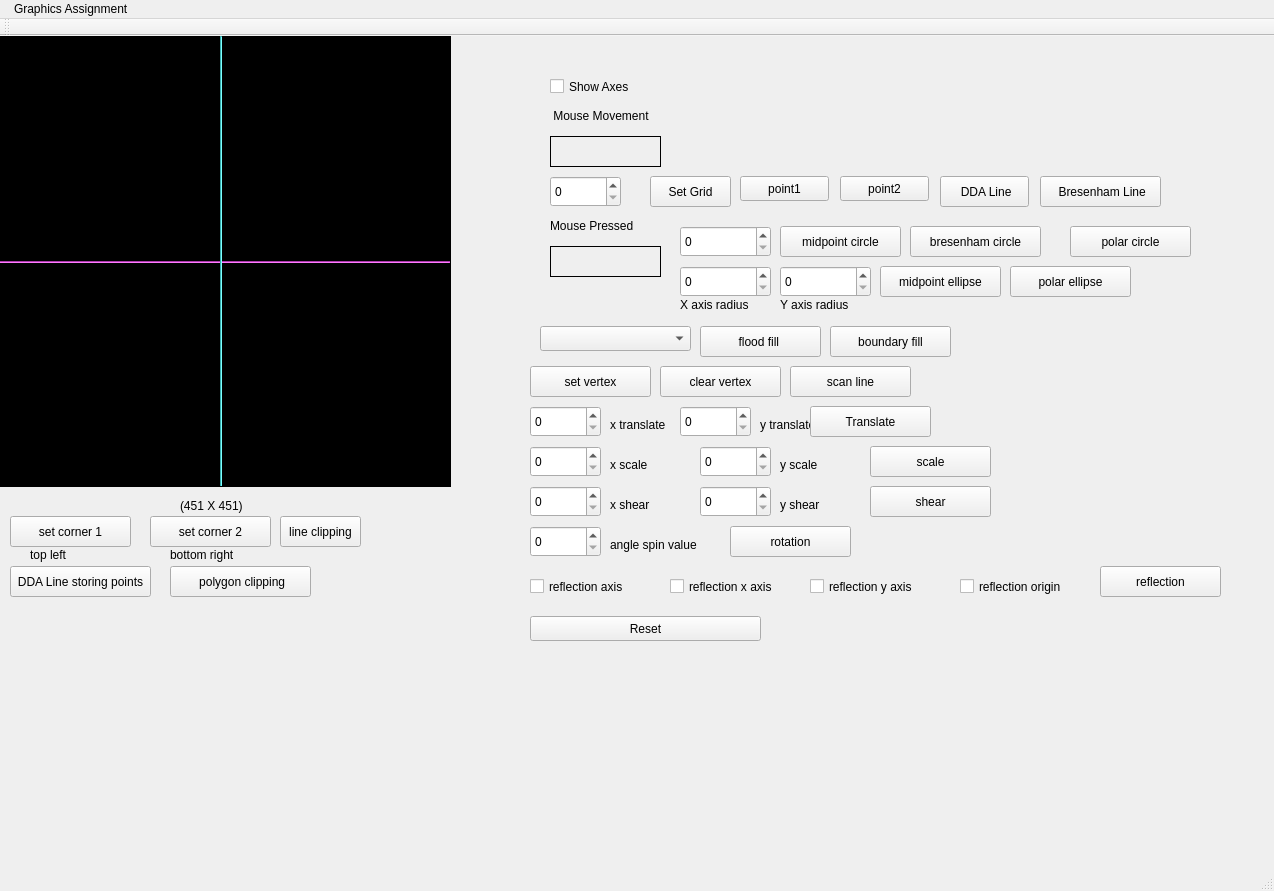
<?xml version="1.0" encoding="UTF-8"?>
<ui version="4.0">
 <class>MainWindow</class>
 <widget class="QMainWindow" name="MainWindow">
  <property name="geometry">
   <rect>
    <x>0</x>
    <y>0</y>
    <width>1274</width>
    <height>891</height>
   </rect>
  </property>
  <property name="windowTitle">
   <string>MainWindow</string>
  </property>
  <widget class="QWidget" name="centralWidget">
   <widget class="my_label" name="frame">
    <property name="geometry">
     <rect>
      <x>0</x>
      <y>0</y>
      <width>451</width>
      <height>451</height>
     </rect>
    </property>
    <property name="mouseTracking">
     <bool>true</bool>
    </property>
    <property name="styleSheet">
     <string notr="true">background-color: rgb(0, 0, 0);</string>
    </property>
    <property name="frameShape">
     <enum>QFrame::Box</enum>
    </property>
    <property name="text">
     <string/>
    </property>
   </widget>
   <widget class="QLabel" name="mouse_movement">
    <property name="geometry">
     <rect>
      <x>550</x>
      <y>100</y>
      <width>111</width>
      <height>31</height>
     </rect>
    </property>
    <property name="frameShape">
     <enum>QFrame::Panel</enum>
    </property>
    <property name="text">
     <string/>
    </property>
   </widget>
   <widget class="QLabel" name="label_3">
    <property name="geometry">
     <rect>
      <x>540</x>
      <y>70</y>
      <width>151</width>
      <height>20</height>
     </rect>
    </property>
    <property name="text">
     <string>    Mouse Movement</string>
    </property>
   </widget>
   <widget class="QLabel" name="mouse_pressed">
    <property name="geometry">
     <rect>
      <x>550</x>
      <y>210</y>
      <width>111</width>
      <height>31</height>
     </rect>
    </property>
    <property name="frameShape">
     <enum>QFrame::Panel</enum>
    </property>
    <property name="text">
     <string/>
    </property>
   </widget>
   <widget class="QLabel" name="label_5">
    <property name="geometry">
     <rect>
      <x>550</x>
      <y>180</y>
      <width>121</width>
      <height>20</height>
     </rect>
    </property>
    <property name="text">
     <string>Mouse Pressed</string>
    </property>
   </widget>
   <widget class="QLabel" name="label_6">
    <property name="geometry">
     <rect>
      <x>180</x>
      <y>460</y>
      <width>81</width>
      <height>20</height>
     </rect>
    </property>
    <property name="text">
     <string>(451 X 451)</string>
    </property>
   </widget>
   <widget class="Line" name="x_axis">
    <property name="geometry">
     <rect>
      <x>0</x>
      <y>225</y>
      <width>450</width>
      <height>2</height>
     </rect>
    </property>
    <property name="styleSheet">
     <string notr="true">background-color: rgb(255, 85, 255);</string>
    </property>
    <property name="orientation">
     <enum>Qt::Horizontal</enum>
    </property>
   </widget>
   <widget class="Line" name="y_axis">
    <property name="geometry">
     <rect>
      <x>220</x>
      <y>0</y>
      <width>2</width>
      <height>450</height>
     </rect>
    </property>
    <property name="styleSheet">
     <string notr="true">
background-color: rgb(85, 255, 255);</string>
    </property>
    <property name="orientation">
     <enum>Qt::Vertical</enum>
    </property>
   </widget>
   <widget class="QCheckBox" name="show_axes">
    <property name="geometry">
     <rect>
      <x>550</x>
      <y>40</y>
      <width>101</width>
      <height>21</height>
     </rect>
    </property>
    <property name="text">
     <string>Show Axes</string>
    </property>
   </widget>
   <widget class="QPushButton" name="setgridbutton">
    <property name="geometry">
     <rect>
      <x>650</x>
      <y>140</y>
      <width>81</width>
      <height>31</height>
     </rect>
    </property>
    <property name="text">
     <string>Set Grid</string>
    </property>
   </widget>
   <widget class="QSpinBox" name="gridspinbox">
    <property name="geometry">
     <rect>
      <x>550</x>
      <y>140</y>
      <width>71</width>
      <height>31</height>
     </rect>
    </property>
   </widget>
   <widget class="QPushButton" name="resetButton">
    <property name="geometry">
     <rect>
      <x>530</x>
      <y>580</y>
      <width>231</width>
      <height>25</height>
     </rect>
    </property>
    <property name="text">
     <string>Reset</string>
    </property>
   </widget>
   <widget class="QPushButton" name="setpoint1">
    <property name="geometry">
     <rect>
      <x>740</x>
      <y>140</y>
      <width>89</width>
      <height>25</height>
     </rect>
    </property>
    <property name="text">
     <string>point1</string>
    </property>
   </widget>
   <widget class="QPushButton" name="setpoint2">
    <property name="geometry">
     <rect>
      <x>840</x>
      <y>140</y>
      <width>89</width>
      <height>25</height>
     </rect>
    </property>
    <property name="text">
     <string>point2</string>
    </property>
   </widget>
   <widget class="QPushButton" name="DDAline">
    <property name="geometry">
     <rect>
      <x>940</x>
      <y>140</y>
      <width>89</width>
      <height>31</height>
     </rect>
    </property>
    <property name="text">
     <string> DDA Line</string>
    </property>
   </widget>
   <widget class="QPushButton" name="bresenhamLine">
    <property name="geometry">
     <rect>
      <x>1040</x>
      <y>140</y>
      <width>121</width>
      <height>31</height>
     </rect>
    </property>
    <property name="text">
     <string> Bresenham Line</string>
    </property>
   </widget>
   <widget class="QSpinBox" name="radiusSpinBox">
    <property name="geometry">
     <rect>
      <x>680</x>
      <y>190</y>
      <width>91</width>
      <height>31</height>
     </rect>
    </property>
   </widget>
   <widget class="QPushButton" name="midpointCircle">
    <property name="geometry">
     <rect>
      <x>780</x>
      <y>190</y>
      <width>121</width>
      <height>31</height>
     </rect>
    </property>
    <property name="text">
     <string>midpoint circle</string>
    </property>
   </widget>
   <widget class="QPushButton" name="bresenhamCircle">
    <property name="geometry">
     <rect>
      <x>910</x>
      <y>190</y>
      <width>131</width>
      <height>31</height>
     </rect>
    </property>
    <property name="text">
     <string>bresenham circle</string>
    </property>
   </widget>
   <widget class="QSpinBox" name="xaxisRadius">
    <property name="geometry">
     <rect>
      <x>680</x>
      <y>230</y>
      <width>91</width>
      <height>31</height>
     </rect>
    </property>
   </widget>
   <widget class="QSpinBox" name="yaxisRadius">
    <property name="geometry">
     <rect>
      <x>780</x>
      <y>230</y>
      <width>91</width>
      <height>31</height>
     </rect>
    </property>
   </widget>
   <widget class="QLabel" name="label">
    <property name="geometry">
     <rect>
      <x>680</x>
      <y>260</y>
      <width>91</width>
      <height>17</height>
     </rect>
    </property>
    <property name="text">
     <string>X axis radius</string>
    </property>
   </widget>
   <widget class="QLabel" name="label_2">
    <property name="geometry">
     <rect>
      <x>780</x>
      <y>260</y>
      <width>91</width>
      <height>17</height>
     </rect>
    </property>
    <property name="text">
     <string>Y axis radius</string>
    </property>
   </widget>
   <widget class="QPushButton" name="midpointEllipse">
    <property name="geometry">
     <rect>
      <x>880</x>
      <y>230</y>
      <width>121</width>
      <height>31</height>
     </rect>
    </property>
    <property name="text">
     <string>midpoint ellipse</string>
    </property>
   </widget>
   <widget class="QPushButton" name="polarCircle">
    <property name="geometry">
     <rect>
      <x>1070</x>
      <y>190</y>
      <width>121</width>
      <height>31</height>
     </rect>
    </property>
    <property name="text">
     <string>polar circle</string>
    </property>
   </widget>
   <widget class="QPushButton" name="polarEllipse">
    <property name="geometry">
     <rect>
      <x>1010</x>
      <y>230</y>
      <width>121</width>
      <height>31</height>
     </rect>
    </property>
    <property name="text">
     <string>polar ellipse</string>
    </property>
   </widget>
   <widget class="QPushButton" name="floodfill">
    <property name="geometry">
     <rect>
      <x>700</x>
      <y>290</y>
      <width>121</width>
      <height>31</height>
     </rect>
    </property>
    <property name="text">
     <string>flood fill </string>
    </property>
   </widget>
   <widget class="QComboBox" name="fill_selector">
    <property name="geometry">
     <rect>
      <x>540</x>
      <y>290</y>
      <width>151</width>
      <height>25</height>
     </rect>
    </property>
   </widget>
   <widget class="QPushButton" name="boundaryfill">
    <property name="geometry">
     <rect>
      <x>830</x>
      <y>290</y>
      <width>121</width>
      <height>31</height>
     </rect>
    </property>
    <property name="text">
     <string>boundary fill</string>
    </property>
   </widget>
   <widget class="QPushButton" name="setVertex">
    <property name="geometry">
     <rect>
      <x>530</x>
      <y>330</y>
      <width>121</width>
      <height>31</height>
     </rect>
    </property>
    <property name="text">
     <string>set vertex</string>
    </property>
   </widget>
   <widget class="QPushButton" name="clearVertex">
    <property name="geometry">
     <rect>
      <x>660</x>
      <y>330</y>
      <width>121</width>
      <height>31</height>
     </rect>
    </property>
    <property name="text">
     <string>clear vertex</string>
    </property>
   </widget>
   <widget class="QPushButton" name="scanlinefill">
    <property name="geometry">
     <rect>
      <x>790</x>
      <y>330</y>
      <width>121</width>
      <height>31</height>
     </rect>
    </property>
    <property name="text">
     <string>scan line</string>
    </property>
   </widget>
   <widget class="QSpinBox" name="xtranslate">
    <property name="geometry">
     <rect>
      <x>530</x>
      <y>370</y>
      <width>71</width>
      <height>31</height>
     </rect>
    </property>
   </widget>
   <widget class="QLabel" name="label_4">
    <property name="geometry">
     <rect>
      <x>610</x>
      <y>380</y>
      <width>61</width>
      <height>17</height>
     </rect>
    </property>
    <property name="text">
     <string>x translate</string>
    </property>
   </widget>
   <widget class="QSpinBox" name="ytranslate">
    <property name="geometry">
     <rect>
      <x>680</x>
      <y>370</y>
      <width>71</width>
      <height>31</height>
     </rect>
    </property>
   </widget>
   <widget class="QLabel" name="label_7">
    <property name="geometry">
     <rect>
      <x>760</x>
      <y>380</y>
      <width>51</width>
      <height>17</height>
     </rect>
    </property>
    <property name="text">
     <string>y translate</string>
    </property>
   </widget>
   <widget class="QPushButton" name="translation">
    <property name="geometry">
     <rect>
      <x>810</x>
      <y>370</y>
      <width>121</width>
      <height>31</height>
     </rect>
    </property>
    <property name="text">
     <string>Translate</string>
    </property>
   </widget>
   <widget class="QLabel" name="label_8">
    <property name="geometry">
     <rect>
      <x>610</x>
      <y>420</y>
      <width>91</width>
      <height>17</height>
     </rect>
    </property>
    <property name="text">
     <string>x scale</string>
    </property>
   </widget>
   <widget class="QSpinBox" name="yscale">
    <property name="geometry">
     <rect>
      <x>700</x>
      <y>410</y>
      <width>71</width>
      <height>31</height>
     </rect>
    </property>
   </widget>
   <widget class="QLabel" name="label_9">
    <property name="geometry">
     <rect>
      <x>780</x>
      <y>420</y>
      <width>91</width>
      <height>17</height>
     </rect>
    </property>
    <property name="text">
     <string>y scale</string>
    </property>
   </widget>
   <widget class="QPushButton" name="scaling">
    <property name="geometry">
     <rect>
      <x>870</x>
      <y>410</y>
      <width>121</width>
      <height>31</height>
     </rect>
    </property>
    <property name="text">
     <string>scale</string>
    </property>
   </widget>
   <widget class="QSpinBox" name="xshear">
    <property name="geometry">
     <rect>
      <x>530</x>
      <y>450</y>
      <width>71</width>
      <height>31</height>
     </rect>
    </property>
   </widget>
   <widget class="QLabel" name="label_10">
    <property name="geometry">
     <rect>
      <x>610</x>
      <y>460</y>
      <width>91</width>
      <height>17</height>
     </rect>
    </property>
    <property name="text">
     <string>x shear</string>
    </property>
   </widget>
   <widget class="QSpinBox" name="yshear">
    <property name="geometry">
     <rect>
      <x>700</x>
      <y>450</y>
      <width>71</width>
      <height>31</height>
     </rect>
    </property>
   </widget>
   <widget class="QLabel" name="label_11">
    <property name="geometry">
     <rect>
      <x>780</x>
      <y>460</y>
      <width>91</width>
      <height>17</height>
     </rect>
    </property>
    <property name="text">
     <string>y shear</string>
    </property>
   </widget>
   <widget class="QPushButton" name="shearing">
    <property name="geometry">
     <rect>
      <x>870</x>
      <y>450</y>
      <width>121</width>
      <height>31</height>
     </rect>
    </property>
    <property name="text">
     <string>shear</string>
    </property>
   </widget>
   <widget class="QSpinBox" name="anglespinbox">
    <property name="geometry">
     <rect>
      <x>530</x>
      <y>490</y>
      <width>71</width>
      <height>31</height>
     </rect>
    </property>
   </widget>
   <widget class="QLabel" name="label_12">
    <property name="geometry">
     <rect>
      <x>610</x>
      <y>500</y>
      <width>121</width>
      <height>17</height>
     </rect>
    </property>
    <property name="text">
     <string>angle spin value</string>
    </property>
   </widget>
   <widget class="QPushButton" name="shearing_2">
    <property name="geometry">
     <rect>
      <x>730</x>
      <y>490</y>
      <width>121</width>
      <height>31</height>
     </rect>
    </property>
    <property name="text">
     <string>rotation</string>
    </property>
   </widget>
   <widget class="QPushButton" name="reflection">
    <property name="geometry">
     <rect>
      <x>1100</x>
      <y>530</y>
      <width>121</width>
      <height>31</height>
     </rect>
    </property>
    <property name="text">
     <string>reflection</string>
    </property>
   </widget>
   <widget class="QCheckBox" name="reflectionaxis">
    <property name="geometry">
     <rect>
      <x>530</x>
      <y>540</y>
      <width>121</width>
      <height>21</height>
     </rect>
    </property>
    <property name="text">
     <string>reflection axis</string>
    </property>
   </widget>
   <widget class="QCheckBox" name="reflectxaxis">
    <property name="geometry">
     <rect>
      <x>670</x>
      <y>540</y>
      <width>131</width>
      <height>21</height>
     </rect>
    </property>
    <property name="text">
     <string>reflection x axis</string>
    </property>
   </widget>
   <widget class="QCheckBox" name="reflectyaxis">
    <property name="geometry">
     <rect>
      <x>810</x>
      <y>540</y>
      <width>131</width>
      <height>21</height>
     </rect>
    </property>
    <property name="text">
     <string>reflection y axis</string>
    </property>
   </widget>
   <widget class="QCheckBox" name="reflectorigin">
    <property name="geometry">
     <rect>
      <x>960</x>
      <y>540</y>
      <width>131</width>
      <height>21</height>
     </rect>
    </property>
    <property name="text">
     <string>reflection origin</string>
    </property>
   </widget>
   <widget class="QSpinBox" name="xscale">
    <property name="geometry">
     <rect>
      <x>530</x>
      <y>410</y>
      <width>71</width>
      <height>31</height>
     </rect>
    </property>
   </widget>
   <widget class="QPushButton" name="setCorner1">
    <property name="geometry">
     <rect>
      <x>10</x>
      <y>480</y>
      <width>121</width>
      <height>31</height>
     </rect>
    </property>
    <property name="text">
     <string>set corner 1</string>
    </property>
   </widget>
   <widget class="QPushButton" name="setCorner2">
    <property name="geometry">
     <rect>
      <x>150</x>
      <y>480</y>
      <width>121</width>
      <height>31</height>
     </rect>
    </property>
    <property name="text">
     <string>set corner 2</string>
    </property>
   </widget>
   <widget class="QPushButton" name="lineclipping">
    <property name="geometry">
     <rect>
      <x>280</x>
      <y>480</y>
      <width>81</width>
      <height>31</height>
     </rect>
    </property>
    <property name="text">
     <string>line clipping</string>
    </property>
   </widget>
   <widget class="QPushButton" name="drawDDALineByStoringPoints">
    <property name="geometry">
     <rect>
      <x>10</x>
      <y>530</y>
      <width>141</width>
      <height>31</height>
     </rect>
    </property>
    <property name="text">
     <string>DDA Line storing points</string>
    </property>
   </widget>
   <widget class="QLabel" name="label_13">
    <property name="geometry">
     <rect>
      <x>30</x>
      <y>510</y>
      <width>91</width>
      <height>17</height>
     </rect>
    </property>
    <property name="text">
     <string>top left</string>
    </property>
   </widget>
   <widget class="QLabel" name="label_14">
    <property name="geometry">
     <rect>
      <x>170</x>
      <y>510</y>
      <width>91</width>
      <height>17</height>
     </rect>
    </property>
    <property name="text">
     <string>bottom right</string>
    </property>
   </widget>
   <widget class="QPushButton" name="polygonclipping">
    <property name="geometry">
     <rect>
      <x>170</x>
      <y>530</y>
      <width>141</width>
      <height>31</height>
     </rect>
    </property>
    <property name="text">
     <string> polygon clipping</string>
    </property>
   </widget>
  </widget>
  <widget class="QMenuBar" name="menuBar">
   <property name="geometry">
    <rect>
     <x>0</x>
     <y>0</y>
     <width>1274</width>
     <height>17</height>
    </rect>
   </property>
   <widget class="QMenu" name="Graphics_Assignment">
    <property name="title">
     <string> Graphics Assignment</string>
    </property>
   </widget>
   <addaction name="Graphics_Assignment"/>
  </widget>
  <widget class="QToolBar" name="mainToolBar">
   <attribute name="toolBarArea">
    <enum>TopToolBarArea</enum>
   </attribute>
   <attribute name="toolBarBreak">
    <bool>false</bool>
   </attribute>
  </widget>
  <widget class="QStatusBar" name="statusBar"/>
 </widget>
 <layoutdefault spacing="6" margin="11"/>
 <customwidgets>
  <customwidget>
   <class>my_label</class>
   <extends>QLabel</extends>
   <header location="global">my_label.h</header>
  </customwidget>
 </customwidgets>
 <resources/>
 <connections/>
</ui>
